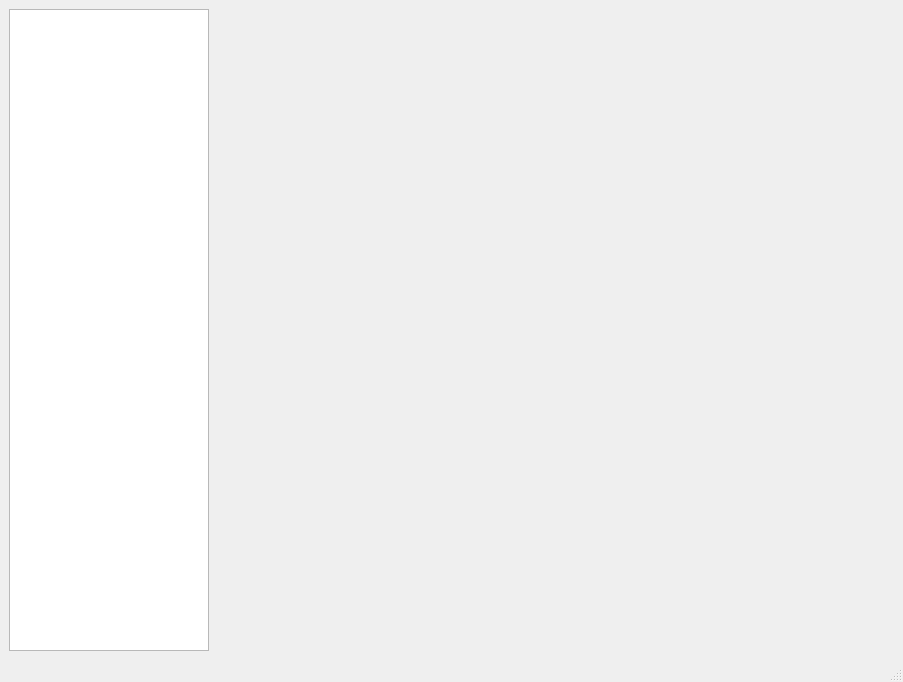
<?xml version="1.0" encoding="UTF-8"?>
<ui version="4.0">
 <class>VideoPlayer</class>
 <widget class="QMainWindow" name="VideoPlayer">
  <property name="geometry">
   <rect>
    <x>0</x>
    <y>0</y>
    <width>903</width>
    <height>682</height>
   </rect>
  </property>
  <property name="windowTitle">
   <string>Video player</string>
  </property>
  <widget class="QWidget" name="centralwidget">
   <layout class="QGridLayout" name="gridLayout">
    <item row="0" column="1">
     <widget class="QLabel" name="videoPlayer">
      <property name="text">
       <string/>
      </property>
     </widget>
    </item>
    <item row="0" column="0">
     <widget class="QTreeView" name="treeView">
      <property name="sizePolicy">
       <sizepolicy hsizetype="Preferred" vsizetype="Preferred">
        <horstretch>0</horstretch>
        <verstretch>0</verstretch>
       </sizepolicy>
      </property>
      <property name="maximumSize">
       <size>
        <width>200</width>
        <height>16777215</height>
       </size>
      </property>
      <property name="sortingEnabled">
       <bool>true</bool>
      </property>
      <property name="animated">
       <bool>false</bool>
      </property>
     </widget>
    </item>
   </layout>
  </widget>
  <widget class="QMenuBar" name="menubar">
   <property name="geometry">
    <rect>
     <x>0</x>
     <y>0</y>
     <width>903</width>
     <height>21</height>
    </rect>
   </property>
  </widget>
  <widget class="QStatusBar" name="statusbar"/>
 </widget>
 <resources/>
 <connections/>
</ui>
